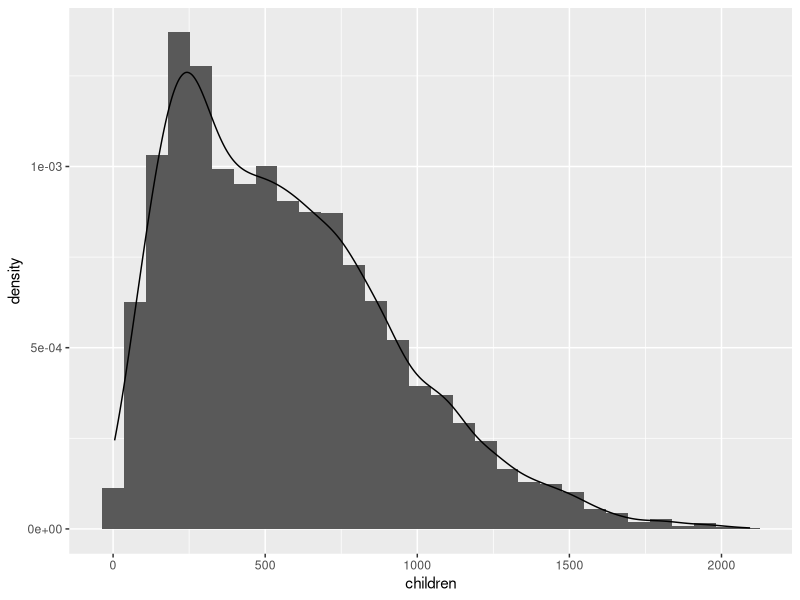
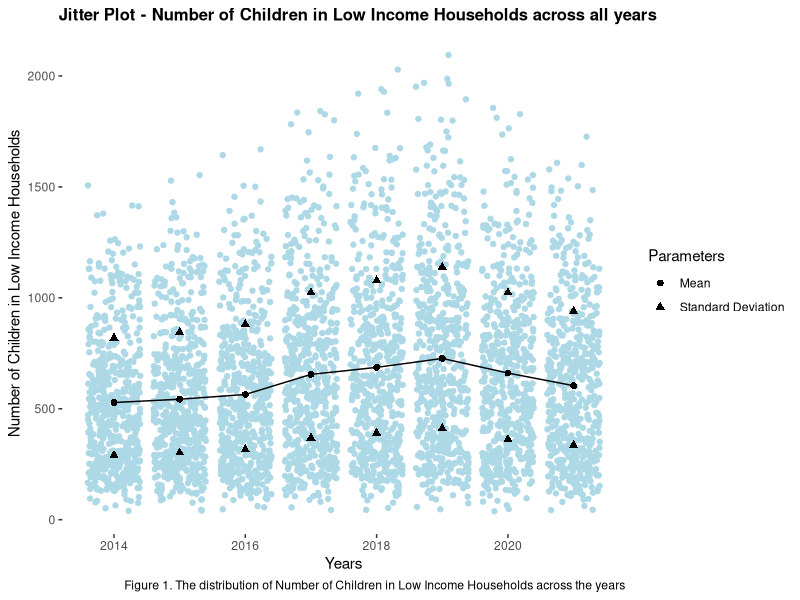
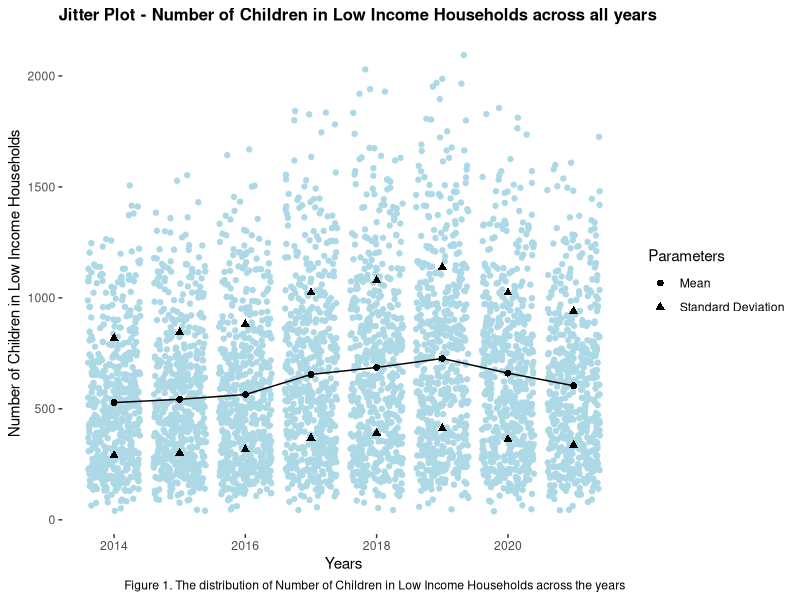

R code for these plots, in order:
## ---- chunk 1
library(tidyverse)
library(emmeans)
library(kableExtra)
options(width=100)

## ---- chunk 2
#To check the dataset we have to see the summary and structure of all the data present 
low_income<-read.csv("children_low_income_data.csv")

#to check the structure of the data set
str(low_income)

#to print the summary of the data set
summary(low_income)

## ---- chunk 3
#the following code has been done to remove the NA values from the data set
low_income_cleaned<-filter(low_income,!is.na(low_income$children))

#To check for outliers we are plotting a histogram to visually check
ggplot(low_income_cleaned,aes(x=children,y=..density..))+
geom_histogram()+geom_density()


#the histogram doesn't have any breaks and the density curve was smooth thus we concluded that there were no significant outliers in the data set and it was an almost normal distribution.Thus, only the NA values were removed.

## ---- chunk 4
#the following chunk of code has been done to calculate mean,standard deviation , minimum and maximum of the number of children in the data set
evaluvated_lowincome<-low_income_cleaned%>%group_by(Borough)%>%
             summarise(Average=round(mean(children,na.rm = TRUE),2),
                       Standard_deviation=round(sd(children,na.rm=TRUE),2),
                       Minimum=round(min(children,na.rm = TRUE),2),
                       Maximum=round(max(children,na.rm=TRUE),2))

evaluvated_lowincome
## ---- chunk 5
#the following chunk has been done to remove and filter out the unusual boroughs mentioned in the problem statement
Boroughremove=c("City of London","Kensington and Chelsea","Kingston upon Thames","Richmond upon Thames","Westminster")
low_income_filtered<-filter(low_income_cleaned,!(Borough%in%Boroughremove))

(low_income_filtered%>%group_by(Borough))

## ---- chunk 6
#The  code snippet below was done to compute the mean number of children across all the years.
Mean_children=low_income_filtered%>%
                group_by(year) %>% 
                summarise(MeanChildren=mean(children))

#The  code snippet below was done to compute the standard deviation of children across all the years.
SD_children=low_income_filtered%>%
            group_by(year)%>%
            summarise(SDchildren=sd(children))

#The code computes the sum of the mean and standard deviation of the children. This is performed to create a plot that illustrates the error range by including two standard deviations above and below the mean value.
SDM=SD_children$SDchildren+Mean_children$MeanChildren

#This section of the code is responsible for generating a jitter plot that includes appropriate labels and legends. The plot displays the relationship between the number of children in low-income households and the respective years. Different data points are assigned distinct shapes, and a legend is included to ensure a easier interpretation of the plot.
children_plot<-ggplot(low_income_filtered,aes(x=year,y=children))+
                   geom_jitter(color="light blue",alpha=30)+
                   geom_point(data = Mean_children,aes(y=MeanChildren,shape="Mean"),size=2)+
                    geom_line(data=Mean_children,aes(y=MeanChildren))+
                   geom_point(data = SD_children,aes(y=SDchildren,shape="Standard Deviation"),size=2)+
                   geom_point(data=SD_children,aes(y=SDM,shape="Standard Deviation"),size=2)+
  
                    labs(x="Years", y="Number of Children in Low Income Households",shape="Parameters") + 
                    ggtitle("Jitter Plot - Number of Children in Low Income Households across all years")+                                      theme(plot.title = element_text(size = 12, face = "bold", hjust = 0.1),
                    panel.grid =element_blank(),panel.border = element_blank(),
                    panel.background = element_blank())+
  labs(caption = "Figure 1. The distribution of Number of Children in Low Income Households across the years")

#To print the plot                          
(children_plot)

## ---- chunk 7
#The provided code is intended to extract the data for the years 2014 and 2021. This preparation is carried out in order to perform a t-test to compare the data specifically for these two mentioned years.
comparing_years<- c(2014, 2021)
childrengrp <-low_income_filtered%>%filter(year %in% comparing_years)


#The following code computes the t-statistic values, it provides information about the degrees of freedom in the analysis along with the individual mean values of the data sets of the 2014 and 2021 years.
ttestdata<-t.test( children ~ year, data = childrengrp)

#to print test results
ttestdata
## ---- chunk 8
#In the code below we are using the linear model function to run a t-test on the number of children data of the data set
children_in_years <- lm(children~year, data=childrengrp)
#We generate the confidence interval for the 2 years through the code below
(children.emm <- emmeans(children_in_years, ~year))
#A comparison is generated for the 2 years through the code below
(children.year.contrast <- confint(pairs(children.emm)))
## ---- chunk 9
evaluvated_lowincome %>%
  kbl(caption = "Table 1. Summary of Children in Low Income Households across all years", format="html") %>%
  kable_styling()%>%scroll_box(height ="300px")%>% kable_styling(full_width = FALSE, font_size = 14) %>%
  kable_material("striped")
## ---- chunk 10
low_income_filtered %>%
  kbl(caption = "Table 2. Table of Children in Low Income Households(filtered unusual boroughs)") %>%
  kable_styling()%>%scroll_box(height = "300px")
## ---- chunk 11
children_plot
